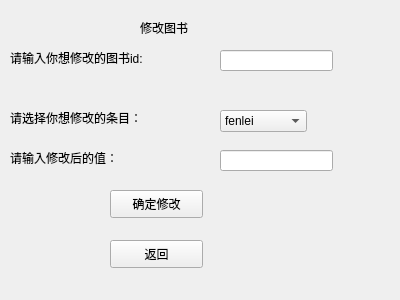
<?xml version="1.0" encoding="UTF-8"?>
<ui version="4.0">
 <class>update_book</class>
 <widget class="QWidget" name="update_book">
  <property name="geometry">
   <rect>
    <x>0</x>
    <y>0</y>
    <width>400</width>
    <height>300</height>
   </rect>
  </property>
  <property name="windowTitle">
   <string>Form</string>
  </property>
  <widget class="QComboBox" name="update_input2">
   <property name="geometry">
    <rect>
     <x>220</x>
     <y>110</y>
     <width>87</width>
     <height>22</height>
    </rect>
   </property>
   <item>
    <property name="text">
     <string>fenlei</string>
    </property>
   </item>
   <item>
    <property name="text">
     <string>name</string>
    </property>
   </item>
   <item>
    <property name="text">
     <string>zuozhe</string>
    </property>
   </item>
   <item>
    <property name="text">
     <string>chubanshe</string>
    </property>
   </item>
   <item>
    <property name="text">
     <string>chubanshijian</string>
    </property>
   </item>
   <item>
    <property name="text">
     <string>ISBN</string>
    </property>
   </item>
   <item>
    <property name="text">
     <string>shuliang</string>
    </property>
   </item>
  </widget>
  <widget class="QLabel" name="label">
   <property name="geometry">
    <rect>
     <x>10</x>
     <y>110</y>
     <width>171</width>
     <height>16</height>
    </rect>
   </property>
   <property name="text">
    <string>请选择你想修改的条目：</string>
   </property>
  </widget>
  <widget class="QLabel" name="label_2">
   <property name="geometry">
    <rect>
     <x>10</x>
     <y>50</y>
     <width>181</width>
     <height>16</height>
    </rect>
   </property>
   <property name="text">
    <string>请输入你想修改的图书id:</string>
   </property>
  </widget>
  <widget class="QLineEdit" name="update_input1">
   <property name="geometry">
    <rect>
     <x>220</x>
     <y>50</y>
     <width>113</width>
     <height>21</height>
    </rect>
   </property>
  </widget>
  <widget class="QPushButton" name="update_botton">
   <property name="geometry">
    <rect>
     <x>110</x>
     <y>190</y>
     <width>93</width>
     <height>28</height>
    </rect>
   </property>
   <property name="text">
    <string>确定修改</string>
   </property>
  </widget>
  <widget class="QPushButton" name="back_botton">
   <property name="geometry">
    <rect>
     <x>110</x>
     <y>240</y>
     <width>93</width>
     <height>28</height>
    </rect>
   </property>
   <property name="text">
    <string>返回</string>
   </property>
  </widget>
  <widget class="QLabel" name="label_3">
   <property name="geometry">
    <rect>
     <x>10</x>
     <y>150</y>
     <width>151</width>
     <height>16</height>
    </rect>
   </property>
   <property name="text">
    <string>请输入修改后的值：</string>
   </property>
  </widget>
  <widget class="QLineEdit" name="result">
   <property name="geometry">
    <rect>
     <x>220</x>
     <y>150</y>
     <width>113</width>
     <height>21</height>
    </rect>
   </property>
  </widget>
  <widget class="QLabel" name="label_4">
   <property name="geometry">
    <rect>
     <x>140</x>
     <y>20</y>
     <width>72</width>
     <height>15</height>
    </rect>
   </property>
   <property name="text">
    <string>修改图书</string>
   </property>
  </widget>
 </widget>
 <resources/>
 <connections/>
</ui>
